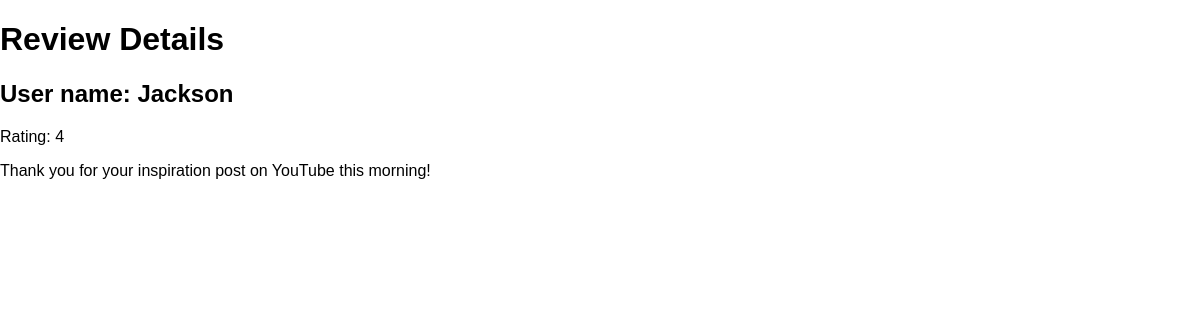
/review/6/, run on the app's committed database.
### reviews/models.py (models this page shows, shortened)
class Review(models.Model):
    user_name = models.CharField(max_length=100)
    review_text = models.TextField()
    rating = models.IntegerField(validators=[MinValueValidator(1),
                                             MaxValueValidator(5)])

### reviews/views.py (the view)
# urls.py: path('review/<int:pk>/', views.ReviewDetailView.as_view(), name='review-detail'),
class ReviewDetailView(DetailView):
    template_name = 'reviews/review_detail.html'
    model = rv

### reviews/templates/reviews/review_detail.html (shortened to what this page needs)
{% extends "reviews/base.html" %}
{% block content %}
    <h1>Review Details</h1>
    <h2>User name: {{ review.user_name}}</h2>
    <p>Rating: {{ review.rating }}</p>
    <p>{{ review.review_text }}</p>
{% endblock content %}

### reviews/static/reviews/styles.css (style rules this page uses)
body { font-family: sans-serif; margin: 0; }

### data on the page
Review: user_name "Jackson", rating "4", review_text "Thank you for your inspiration post on YouTube this morning!"
